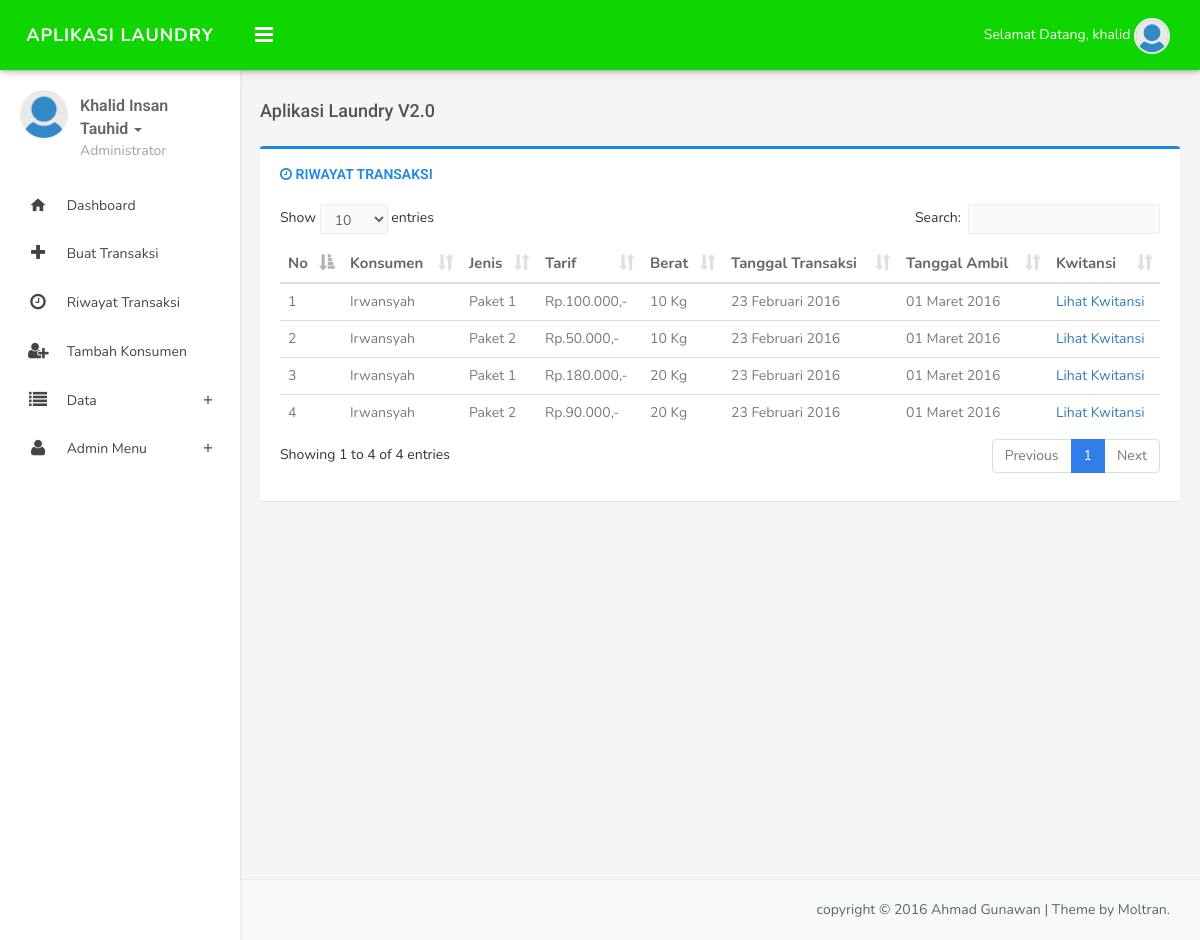
The page /index.php?p=riwayatt (signed in) on the database its author committed.
### tables this page shows
CREATE TABLE IF NOT EXISTS `pengguna` (
  `id` int(100) NOT NULL,
  `nama` varchar(100) NOT NULL,
  `username` varchar(100) NOT NULL,
  `password` varchar(100) NOT NULL,
  `level` enum('Administrator','Karyawan','Konsumen') NOT NULL,
  `nik` varchar(20) NOT NULL,
  `alamat` varchar(50) NOT NULL,
  `telp` varchar(20) NOT NULL,
  `gender` enum('Laki laki','Perempuan') NOT NULL
);

CREATE TABLE IF NOT EXISTS `transaksi` (
  `id` int(5) NOT NULL,
  `jenis` varchar(100) NOT NULL,
  `tarif` int(100) NOT NULL,
  `diskon` int(100) NOT NULL,
  `tgl_transaksi` date NOT NULL,
  `tgl_ambil` date NOT NULL,
  `berat` int(10) NOT NULL,
  `pengguna` varchar(100) NOT NULL,
  `konsumen` varchar(100) NOT NULL
);

### transaksi/data.php (the view)
<div class='panel panel-border panel-primary'>
                                    <div class='panel-heading'>
                                        <h3 class='panel-title'><i class='fa fa-clock-o'></i> Riwayat Transaksi</h3>
                                    </div>  <div class='panel-body'>
                                <table id='datatable' class='table table-hover'>
                                    <thead>
                                        <tr>
										<th><i class='icon-terminal'></i> No</th>
										<th><i class='icon-signal'></i> Konsumen</th>
										<th><i class='icon-terminal'></i> Jenis</th>
											<th><i class='icon-signal'></i> Tarif</th>
											<th><i class='icon-signal'></i> Berat</th>
											<th><i class='icon-signal'></i> Tanggal Transaksi</th>
											<th><i class='icon-signal'></i> Tanggal Ambil</th>
											<th><i class='icon-signal'></i> Kwitansi</th>
                                        </tr>
                                    </thead>
                                    <tbody>
									<?php
							$i=1;
							$tp=mysql_query("SELECT * FROM transaksi WHERE pengguna='$usr' ORDER BY tgl_transaksi");
							while($r=mysql_fetch_array($tp)){
							?>
							<tr>
							 <td><?php echo $i;?></td>
                                    <td><?php echo $r['konsumen'];?></td>
                                    <td><?php echo $r['jenis'];?></td>
									<td><?php echo'Rp.' . number_format( $r['tarif'], 0 , '' , '.' ) . ',-'?></td>
									<td><?php echo $r['berat']?> Kg</td>
									<td><?php echo TanggalIndo($r['tgl_transaksi']);?></td>
									<td><?php echo TanggalIndo($r['tgl_ambil']);?></td>
									<td><a href="transaksi/kwitansi.php?id=<?php echo $r['id'];?>" target="_blank">Lihat Kwitansi</a></td>
							</tr>
							<?php $i=$i+1;?>
							<?php } ?>
							</tbody>
                        </table>
                                     </div>
          </div>

### index.php (shortened to what this page needs)
<?php
if ( !isset($_SESSION['username']) ) {
    header('location:login.php');
}
else {
    $usr = $_SESSION['username'];
}
$query = mysql_query("SELECT * FROM pengguna WHERE username = '$usr'");
$hasil = mysql_fetch_array($query);
function TanggalIndo($date){
	$BulanIndo = array("Januari", "Februari", "Maret", "April", "Mei", "Juni", "Juli", "Agustus", "September", "Oktober", "November", "Desember");
	$tahun = substr($date, 0, 4);
	$bulan = substr($date, 5, 2);
	$tgl   = substr($date, 8, 2);
	$result = $tgl . " " . $BulanIndo[(int)$bulan-1] . " ". $tahun;
	return($result);
}
?>
<!DOCTYPE html>
<html>
    <head>
       <link href="css/bootstrap.min.css" rel="stylesheet" />
        <link href="assets/font-awesome/css/font-awesome.min.css" rel="stylesheet" />
        <link href="assets/ionicon/css/ionicons.min.css" rel="stylesheet" />
        <link href="css/material-design-iconic-font.min.css" rel="stylesheet">
        <link href="css/animate.css" rel="stylesheet" />
        <link href="css/waves-effect.css" rel="stylesheet">
        <link href="assets/tagsinput/jquery.tagsinput.css" rel="stylesheet" />
        <link href="assets/toggles/toggles.css" rel="stylesheet" />
        <link href="assets/timepicker/bootstrap-timepicker.min.css" rel="stylesheet" />
        <link href="assets/timepicker/bootstrap-datepicker.min.css" rel="stylesheet" />
        <link href="assets/colorpicker/colorpicker.css" rel="stylesheet" type="text/css" />
        <link href="assets/jquery-multi-select/multi-select.css"  rel="stylesheet" type="text/css" />
        <link href="assets/select2/select2.css" rel="stylesheet" type="text/css" />
        <link href="css/helper.css" rel="stylesheet" type="text/css" />
        <link href="css/style.css" rel="stylesheet" type="text/css" /><script src="js/modernizr.min.js"></script> </head>
        <link href="assets/datatables/jquery.dataTables.min.css" rel="stylesheet" type="text/css" />
    <body class="fixed-left">
        <div id="wrapper">
            <div class="topbar">
                <div class="topbar-left">
                    <div class="text-center">
                        <a href="index.html" class="logo"><span>Aplikasi Laundry </span></a>
                    </div>
                </div>
                <div class="navbar navbar-default" role="navigation">
                    <div class="container">
                        <div class="">
                            <div class="pull-left">
                                <button class="button-menu-mobile open-left">
                                    <i class="fa fa-bars"></i>
                                </button>
                            </div>
                            <ul class="nav navbar-nav navbar-right pull-right">
                                <li class="dropdown">
                                    <a href="" class="dropdown-toggle profile" data-toggle="dropdown" aria-expanded="true">Selamat Datang, <?php echo $hasil['username']; ?> <img src="images/user.png" alt="user-img" class="img-circle"> </a>
                                </li>
                            </ul>
                        </div>
                    </div>
                </div>
            </div>
            <div class="left side-menu">
                <div class="sidebar-inner slimscrollleft">
                    <div class="user-details">
                        <div class="pull-left">
                            <img src="images/user.png" alt="" class="thumb-md img-circle">
                        </div>
                        <div class="user-info">
                            <div class="dropdown">
                                <a href="#" class="dropdown-toggle" data-toggle="dropdown" aria-expanded="false"><?php echo $hasil['nama']; ?> <span class="caret"></span></a>
                            </div>
                            <p class="text-muted m-0"><?php echo $hasil['level']; ?></p>
                        </div>
                    </div>
                    <div id="sidebar-menu">
                        <ul>
                            <li>
                                <a href="?p=home" class="waves-effect"><i class="md md-home"></i><span> Dashboard </span></a>
                            </li>
<li>
                                <a href="?p=tambaht" class="waves-effect"><i class="fa fa-plus"></i><span> Buat Transaksi </span></a>
                            </li>
							<li>
                                <a href="?p=riwayatt" class="waves-effect"><i class="fa fa-clock-o"></i><span> Riwayat Transaksi </span></a>
                            </li>
                            <?php if ($hasil['level']!=='konsumen') { ?>
														<li>
                                <a href="?p=tambahko" class="waves-effect"><i class="fa fa-user-plus"></i><span> Tambah Konsumen </span></a>
                            </li>
							       <li class="has_sub">
                                <a href="#" class="waves-effect"><i class="fa fa-list"></i> <span> Data </span> <span class="pull-right"><i class="md md-add"></i></span></a>
                            </li>
							<?php if ($hasil['level']=='Administrator') { ?>
							       <li class="has_sub">
                                <a href="#" class="waves-effect"><i class="fa fa-user"></i> <span> Admin Menu </span> <span class="pull-right"><i class="md md-add"></i></span></a>
                            </li>
<?php } ?>
<?php } ?>
                        </ul>
                    </div>
                </div>
            </div>
            <div class="content-page">
                <div class="content">
                    <div class="container">
                        <div class="row">
                            <div class="col-sm-12">
                                <h4 class="pull-left page-title">Aplikasi Laundry V2.0</h4>
                            </div>
                        </div>
                             <?php include "konten.php"; ?>
                    </div>
                </div>
                <footer class="footer text-right">
                    copyright &copy; 2016 Ahmad Gunawan | Theme by Moltran.
                </footer>
            </div></div>
	</body>
</html>

### konten.php (shortened to what this page needs)
<!DOCTYPE html PUBLIC "-//W3C//DTD XHTML 1.0 Transitional//EN" "http://www.w3.org/TR/xhtml1/DTD/xhtml1-transitional.dtd">
<html xmlns="http://www.w3.org/1999/xhtml">
<head>
</head>
<body>
			<?php
                    $p=isset($_GET['p'])?$_GET['p']:null;
                    switch($p){
                        case "riwayatt":
include "transaksi/data.php";
break;
	}
	?>
</body>
</html>

### css/waves-effect.css (style rules this page uses)
.waves-effect { position: relative; cursor: pointer; display: inline-block; overflow: hidden; -webkit-user-select: none; -moz-user-select: none; -ms-user-select: none; user-select: none; -webkit-tap-highlight-color: transparent; vertical-align: middle; z-index: 1; will-change: opacity, transform; -webkit-transition: all 0.3s ease-out; -moz-transition: all 0.3s ease-out; -o-transition: all 0.3s ease-out; -ms-transition: all 0.3s ease-out; transition: all 0.3s ease-out; }

### css/helper.css (style rules this page uses)
.m-0 { margin: 0px !important; }
.thumb-md { height: 48px; width: 48px; }

### rows shown on the page
pengguna: username "khalid", nama "Khalid Insan Tauhid", level "Administrator"
transaksi: konsumen "Irwansyah", jenis "Paket 1", tarif "100.000", berat "10", tgl_transaksi "23 Februari 2016", tgl_ambil "01 Maret 2016"
transaksi: konsumen "Irwansyah", jenis "Paket 2", tarif "50.000", berat "10", tgl_transaksi "23 Februari 2016", tgl_ambil "01 Maret 2016"
transaksi: konsumen "Irwansyah", jenis "Paket 1", tarif "180.000", berat "20", tgl_transaksi "23 Februari 2016", tgl_ambil "01 Maret 2016"
transaksi: konsumen "Irwansyah", jenis "Paket 2", tarif "90.000", berat "20", tgl_transaksi "23 Februari 2016", tgl_ambil "01 Maret 2016"
